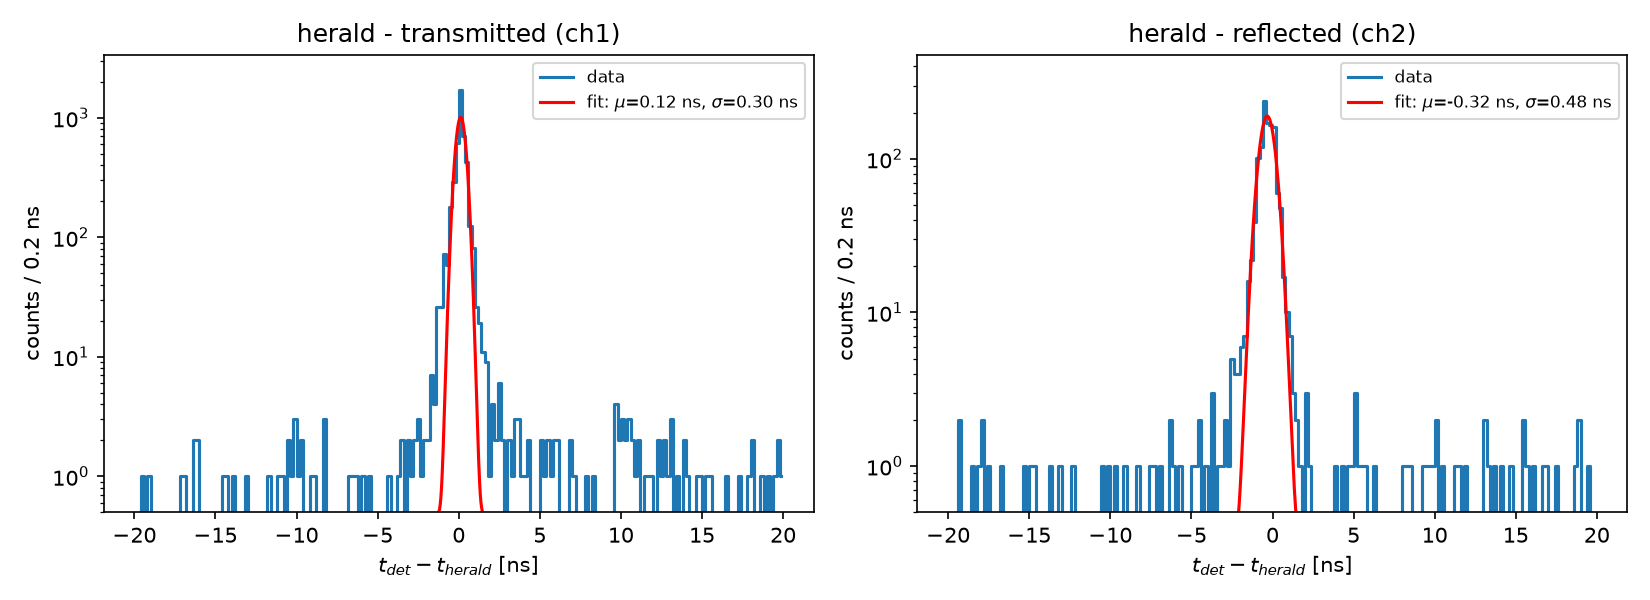

Source code (Python):
# Step 1: herald-detector delay histograms + Gaussian fits
import numpy as np
import matplotlib.pyplot as plt
from common import load_data, delays, fit_peak, gauss

det, T_tot = load_data()
print(f"Acquisition time {T_tot:.2f} s")
for c, name in ((1, "transmitted"), (2, "reflected"), (3, "herald")):
    print(f"ch{c} {name}: {len(det[c])} counts, {len(det[c])/T_tot:.0f} Hz")

fig, axs = plt.subplots(1, 2, figsize=(11, 4))
for ax, c, name in ((axs[0], 1, "transmitted (ch1)"), (axs[1], 2, "reflected (ch2)")):
    dt = delays(det[3], det[c])
    popt, perr, x, h = fit_peak(dt)
    A, mu, sig, B = popt
    print(f"{name}: mu = {mu*1e9:.3f} +- {perr[1]*1e9:.3f} ns, "
          f"sigma = {sig*1e9:.3f} +- {perr[2]*1e9:.3f} ns, background = {B:.2f}/bin")

    ax.step(x * 1e9, h, where="mid", label="data")
    xx = np.linspace(x[0], x[-1], 2000)
    ax.plot(xx * 1e9, gauss(xx, *popt), "r-",
            label=rf"fit: $\mu$={mu*1e9:.2f} ns, $\sigma$={sig*1e9:.2f} ns")
    ax.set_yscale("log"); ax.set_ylim(0.5, h.max() * 2)
    ax.set_xlabel(r"$t_{det} - t_{herald}$ [ns]"); ax.set_ylabel("counts / 0.2 ns")
    ax.set_title("herald - " + name); ax.legend(fontsize=8)

plt.tight_layout()
plt.savefig("step1_delay_histogram.png", dpi=150)
plt.show()
